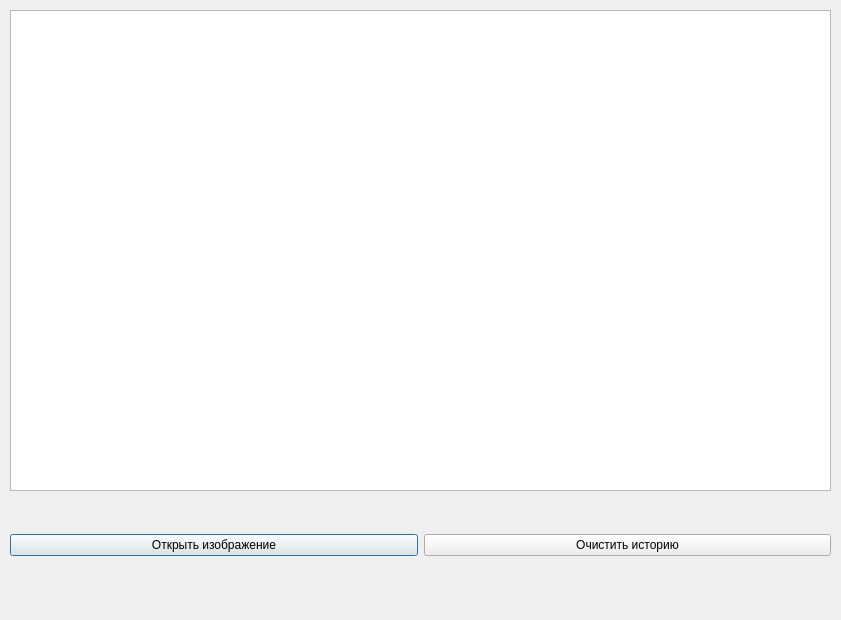
<?xml version="1.0" encoding="UTF-8"?>
<ui version="4.0">
 <class>HistoryWindow</class>
 <widget class="QDialog" name="HistoryWindow">
  <property name="geometry">
   <rect>
    <x>0</x>
    <y>0</y>
    <width>841</width>
    <height>620</height>
   </rect>
  </property>
  <property name="windowTitle">
   <string>Dialog</string>
  </property>
  <widget class="QTableWidget" name="tableHistory">
   <property name="geometry">
    <rect>
     <x>10</x>
     <y>10</y>
     <width>821</width>
     <height>481</height>
    </rect>
   </property>
  </widget>
  <widget class="QWidget" name="horizontalLayoutWidget">
   <property name="geometry">
    <rect>
     <x>10</x>
     <y>490</y>
     <width>821</width>
     <height>111</height>
    </rect>
   </property>
   <layout class="QHBoxLayout" name="horizontalLayout">
    <item>
     <widget class="QPushButton" name="btnOpenImage">
      <property name="text">
       <string>Открыть изображение</string>
      </property>
     </widget>
    </item>
    <item>
     <widget class="QPushButton" name="btnCleanHistory">
      <property name="text">
       <string>Очистить историю</string>
      </property>
     </widget>
    </item>
   </layout>
  </widget>
 </widget>
 <resources/>
 <connections/>
</ui>
